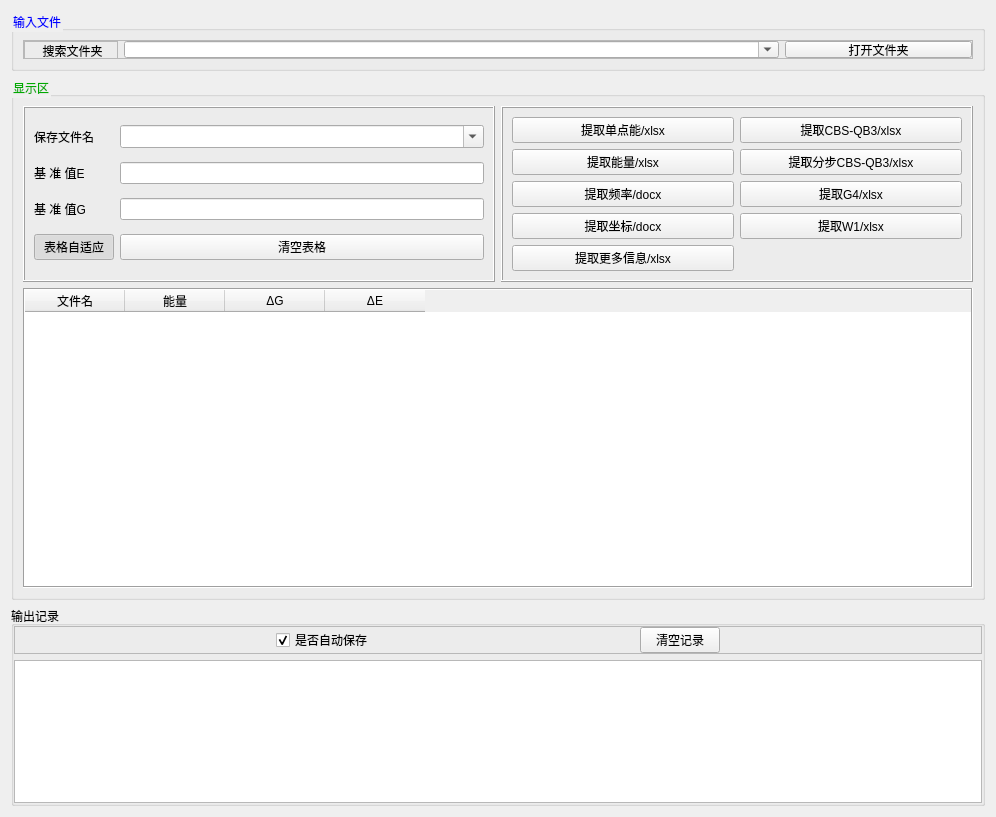
     <widget class="QWidget" name="save">
      <attribute name="icon">
       <iconset resource="Resource/ico.qrc">
        <normaloff>:/ico/pictures/icos/DM_20230815124713_024.png</normaloff>:/ico/pictures/icos/DM_20230815124713_024.png</iconset>
      </attribute>
      <attribute name="title">
       <string>保存</string>
      </attribute>
      <layout class="QVBoxLayout" name="verticalLayout_5">
       <item>
        <widget class="QGroupBox" name="groupBox_1">
         <property name="minimumSize">
          <size>
           <width>0</width>
           <height>60</height>
          </size>
         </property>
         <property name="maximumSize">
          <size>
           <width>16777215</width>
           <height>60</height>
          </size>
         </property>
         <property name="styleSheet">
          <string notr="true">QGroupBox{
	color: rgb(0, 0, 255);
}</string>
         </property>
         <property name="title">
          <string>输入文件</string>
         </property>
         <layout class="QVBoxLayout" name="verticalLayout_3">
          <item>
           <widget class="QFrame" name="frame_18">
            <property name="frameShape">
             <enum>QFrame::StyledPanel</enum>
            </property>
            <property name="frameShadow">
             <enum>QFrame::Raised</enum>
            </property>
            <layout class="QHBoxLayout" name="horizontalLayout_3" stretch="1,7,2">
             <property name="leftMargin">
              <number>0</number>
             </property>
             <property name="topMargin">
              <number>0</number>
             </property>
             <property name="rightMargin">
              <number>0</number>
             </property>
             <property name="bottomMargin">
              <number>0</number>
             </property>
             <item>
              <widget class="QLabel" name="label_2">
               <property name="minimumSize">
                <size>
                 <width>80</width>
                 <height>20</height>
                </size>
               </property>
               <property name="frameShape">
                <enum>QFrame::StyledPanel</enum>
               </property>
               <property name="frameShadow">
                <enum>QFrame::Sunken</enum>
               </property>
               <property name="text">
                <string>&lt;html&gt;&lt;head/&gt;&lt;body&gt;&lt;p align=&quot;center&quot;&gt;搜索文件夹&lt;/p&gt;&lt;/body&gt;&lt;/html&gt;</string>
               </property>
              </widget>
             </item>
             <item>
              <widget class="QComboBox" name="save_comBox_folder">
               <property name="font">
                <font>
                 <family>Arial</family>
                 <pointsize>10</pointsize>
                </font>
               </property>
               <property name="editable">
                <bool>true</bool>
               </property>
               <property name="maxVisibleItems">
                <number>5</number>
               </property>
               <property name="maxCount">
                <number>10</number>
               </property>
               <property name="duplicatesEnabled">
                <bool>true</bool>
               </property>
               <property name="frame">
                <bool>true</bool>
               </property>
               <property name="modelColumn">
                <number>0</number>
               </property>
              </widget>
             </item>
             <item>
              <widget class="QPushButton" name="save_btn_folder_open">
               <property name="minimumSize">
                <size>
                 <width>80</width>
                 <height>0</height>
                </size>
               </property>
               <property name="font">
                <font>
                 <pointsize>9</pointsize>
                </font>
               </property>
               <property name="text">
                <string>打开文件夹</string>
               </property>
               <property name="icon">
                <iconset resource="Resource/ico.qrc">
                 <normaloff>:/ico/pictures/icos/DM_20230815124713_069.png</normaloff>:/ico/pictures/icos/DM_20230815124713_069.png</iconset>
               </property>
              </widget>
             </item>
            </layout>
           </widget>
          </item>
         </layout>
        </widget>
       </item>
       <item>
        <widget class="QGroupBox" name="groupBox_2">
         <property name="styleSheet">
          <string notr="true">QGroupBox{
	color: rgb(0, 170, 0);
}</string>
         </property>
         <property name="title">
          <string>显示区</string>
         </property>
         <layout class="QVBoxLayout" name="verticalLayout_4" stretch="1,0">
          <item>
           <layout class="QHBoxLayout" name="horizontalLayout_4">
            <item>
             <widget class="QFrame" name="frame_16">
              <property name="frameShape">
               <enum>QFrame::Box</enum>
              </property>
              <property name="frameShadow">
               <enum>QFrame::Raised</enum>
              </property>
              <layout class="QGridLayout" name="gridLayout_11">
               <item row="1" column="0" alignment="Qt::AlignLeft">
                <widget class="QLabel" name="label_4">
                 <property name="enabled">
                  <bool>true</bool>
                 </property>
                 <property name="minimumSize">
                  <size>
                   <width>80</width>
                   <height>0</height>
                  </size>
                 </property>
                 <property name="contextMenuPolicy">
                  <enum>Qt::NoContextMenu</enum>
                 </property>
                 <property name="frameShape">
                  <enum>QFrame::NoFrame</enum>
                 </property>
                 <property name="frameShadow">
                  <enum>QFrame::Sunken</enum>
                 </property>
                 <property name="text">
                  <string>基 准 值E</string>
                 </property>
                </widget>
               </item>
               <item row="1" column="1">
                <widget class="QLineEdit" name="save_lineEdit_standard_E"/>
               </item>
               <item row="0" column="1">
                <widget class="QComboBox" name="save_comBox_save_filename">
                 <property name="font">
                  <font>
                   <family>Arial</family>
                   <pointsize>10</pointsize>
                  </font>
                 </property>
                 <property name="editable">
                  <bool>true</bool>
                 </property>
                 <property name="maxVisibleItems">
                  <number>5</number>
                 </property>
                 <property name="maxCount">
                  <number>10</number>
                 </property>
                 <property name="duplicatesEnabled">
                  <bool>true</bool>
                 </property>
                </widget>
               </item>
               <item row="0" column="0" alignment="Qt::AlignLeft">
                <widget class="QLabel" name="label_3">
                 <property name="minimumSize">
                  <size>
                   <width>80</width>
                   <height>0</height>
                  </size>
                 </property>
                 <property name="frameShape">
                  <enum>QFrame::NoFrame</enum>
                 </property>
                 <property name="frameShadow">
                  <enum>QFrame::Sunken</enum>
                 </property>
                 <property name="lineWidth">
                  <number>5</number>
                 </property>
                 <property name="text">
                  <string>保存文件名</string>
                 </property>
                </widget>
               </item>
               <item row="2" column="1">
                <widget class="QLineEdit" name="save_lineEdit_standard_G"/>
               </item>
               <item row="3" column="0">
                <widget class="QPushButton" name="save_btn_auto_adapt">
                 <property name="text">
                  <string>表格自适应</string>
                 </property>
                 <property name="icon">
                  <iconset resource="Resource/ico.qrc">
                   <normaloff>:/ico/pictures/icos/DM_20230815124713_026.png</normaloff>:/ico/pictures/icos/DM_20230815124713_026.png</iconset>
                 </property>
                 <property name="checkable">
                  <bool>true</bool>
                 </property>
                 <property name="checked">
                  <bool>true</bool>
                 </property>
                </widget>
               </item>
               <item row="3" column="1">
                <widget class="QPushButton" name="save_btn_table_clear">
                 <property name="text">
                  <string>清空表格</string>
                 </property>
                 <property name="icon">
                  <iconset resource="Resource/ico.qrc">
                   <normaloff>:/ico/pictures/icos/DM_20230815124713_061.png</normaloff>:/ico/pictures/icos/DM_20230815124713_061.png</iconset>
                 </property>
                </widget>
               </item>
               <item row="2" column="0">
                <widget class="QLabel" name="label_7">
                 <property name="text">
                  <string>基 准 值G</string>
                 </property>
                </widget>
               </item>
              </layout>
             </widget>
            </item>
            <item>
             <widget class="QFrame" name="frame_17">
              <property name="frameShape">
               <enum>QFrame::Box</enum>
              </property>
              <property name="frameShadow">
               <enum>QFrame::Raised</enum>
              </property>
              <layout class="QGridLayout" name="gridLayout_12" columnstretch="1,1">
               <item row="0" column="0">
                <widget class="QPushButton" name="save_btn_sp_energy">
                 <property name="text">
                  <string>提取单点能/xlsx</string>
                 </property>
                 <property name="icon">
                  <iconset resource="Resource/ico.qrc">
                   <normaloff>:/ico/pictures/icos/DM_20230815124713_039.png</normaloff>:/ico/pictures/icos/DM_20230815124713_039.png</iconset>
                 </property>
                </widget>
               </item>
               <item row="0" column="1">
                <widget class="QPushButton" name="save_btn_cbs_energy">
                 <property name="text">
                  <string>提取CBS-QB3/xlsx</string>
                 </property>
                 <property name="icon">
                  <iconset resource="Resource/ico.qrc">
                   <normaloff>:/ico/pictures/icos/DM_20230815124713_021.png</normaloff>:/ico/pictures/icos/DM_20230815124713_021.png</iconset>
                 </property>
                </widget>
               </item>
               <item row="1" column="0">
                <widget class="QPushButton" name="save_btn_freq_energy">
                 <property name="text">
                  <string>提取能量/xlsx</string>
                 </property>
                 <property name="icon">
                  <iconset resource="Resource/ico.qrc">
                   <normaloff>:/ico/pictures/icos/DM_20230815124713_039.png</normaloff>:/ico/pictures/icos/DM_20230815124713_039.png</iconset>
                 </property>
                </widget>
               </item>
               <item row="1" column="1">
                <widget class="QPushButton" name="save_btn_mulcbs_energy">
                 <property name="text">
                  <string>提取分步CBS-QB3/xlsx</string>
                 </property>
                 <property name="icon">
                  <iconset resource="Resource/ico.qrc">
                   <normaloff>:/ico/pictures/icos/DM_20230815124713_021.png</normaloff>:/ico/pictures/icos/DM_20230815124713_021.png</iconset>
                 </property>
                </widget>
               </item>
               <item row="2" column="0">
                <widget class="QPushButton" name="save_btn_freq">
                 <property name="text">
                  <string>提取频率/docx</string>
                 </property>
                 <property name="icon">
                  <iconset resource="Resource/ico.qrc">
                   <normaloff>:/ico/pictures/icos/DM_20230815124713_068.png</normaloff>:/ico/pictures/icos/DM_20230815124713_068.png</iconset>
                 </property>
                </widget>
               </item>
               <item row="2" column="1">
                <widget class="QPushButton" name="save_btn_G4_energy">
                 <property name="text">
                  <string>提取G4/xlsx</string>
                 </property>
                 <property name="icon">
                  <iconset resource="Resource/ico.qrc">
                   <normaloff>:/ico/pictures/icos/DM_20230815124713_021.png</normaloff>:/ico/pictures/icos/DM_20230815124713_021.png</iconset>
                 </property>
                </widget>
               </item>
               <item row="3" column="0">
                <widget class="QPushButton" name="save_btn_coord">
                 <property name="text">
                  <string>提取坐标/docx</string>
                 </property>
                 <property name="icon">
                  <iconset resource="Resource/ico.qrc">
                   <normaloff>:/ico/pictures/icos/DM_20230815124713_045.png</normaloff>:/ico/pictures/icos/DM_20230815124713_045.png</iconset>
                 </property>
                </widget>
               </item>
               <item row="3" column="1">
                <widget class="QPushButton" name="save_btn_W1_energy">
                 <property name="text">
                  <string>提取W1/xlsx</string>
                 </property>
                 <property name="icon">
                  <iconset resource="Resource/ico.qrc">
                   <normaloff>:/ico/pictures/icos/DM_20230815124713_021.png</normaloff>:/ico/pictures/icos/DM_20230815124713_021.png</iconset>
                 </property>
                </widget>
               </item>
               <item row="4" column="0">
                <widget class="QPushButton" name="save_btn_detail">
                 <property name="text">
                  <string>提取更多信息/xlsx</string>
                 </property>
                 <property name="icon">
                  <iconset resource="Resource/ico.qrc">
                   <normaloff>:/ico/pictures/icos/DM_20230815124713_026.png</normaloff>:/ico/pictures/icos/DM_20230815124713_026.png</iconset>
                 </property>
                </widget>
               </item>
              </layout>
             </widget>
            </item>
           </layout>
          </item>
          <item>
           <widget class="QTableWidget" name="save_tableWidget_energy">
            <property name="minimumSize">
             <size>
              <width>0</width>
              <height>300</height>
             </size>
            </property>
            <property name="frameShape">
             <enum>QFrame::Box</enum>
            </property>
            <column>
             <property name="text">
              <string>文件名</string>
             </property>
            </column>
            <column>
             <property name="text">
              <string>能量</string>
             </property>
            </column>
            <column>
             <property name="text">
              <string>ΔG</string>
             </property>
            </column>
            <column>
             <property name="text">
              <string>ΔE</string>
             </property>
            </column>
           </widget>
          </item>
         </layout>
        </widget>
       </item>
       <item>
        <widget class="QGroupBox" name="groupBox_8">
         <property name="maximumSize">
          <size>
           <width>16777215</width>
           <height>200</height>
          </size>
         </property>
         <property name="title">
          <string>输出记录</string>
         </property>
         <layout class="QVBoxLayout" name="verticalLayout_6">
          <property name="leftMargin">
           <number>0</number>
          </property>
          <property name="topMargin">
           <number>0</number>
          </property>
          <property name="rightMargin">
           <number>0</number>
          </property>
          <property name="bottomMargin">
           <number>0</number>
          </property>
          <item>
           <widget class="QFrame" name="frame_19">
            <property name="frameShape">
             <enum>QFrame::StyledPanel</enum>
            </property>
            <property name="frameShadow">
             <enum>QFrame::Raised</enum>
            </property>
            <layout class="QHBoxLayout" name="horizontalLayout_5">
             <property name="leftMargin">
              <number>0</number>
             </property>
             <property name="topMargin">
              <number>0</number>
             </property>
             <property name="rightMargin">
              <number>0</number>
             </property>
             <property name="bottomMargin">
              <number>0</number>
             </property>
             <item>
              <spacer name="horizontalSpacer_15">
               <property name="orientation">
                <enum>Qt::Horizontal</enum>
               </property>
               <property name="sizeHint" stdset="0">
                <size>
                 <width>261</width>
                 <height>21</height>
                </size>
               </property>
              </spacer>
             </item>
             <item>
              <widget class="QCheckBox" name="save_cheBox_log_autosave">
               <property name="text">
                <string>是否自动保存</string>
               </property>
               <property name="checked">
                <bool>true</bool>
               </property>
              </widget>
             </item>
             <item>
              <spacer name="horizontalSpacer_16">
               <property name="orientation">
                <enum>Qt::Horizontal</enum>
               </property>
               <property name="sizeHint" stdset="0">
                <size>
                 <width>261</width>
                 <height>21</height>
                </size>
               </property>
              </spacer>
             </item>
             <item>
              <widget class="QPushButton" name="save_btn_log_clear">
               <property name="text">
                <string>清空记录</string>
               </property>
               <property name="icon">
                <iconset resource="Resource/ico.qrc">
                 <normaloff>:/ico/pictures/icos/DM_20230815124713_061.png</normaloff>:/ico/pictures/icos/DM_20230815124713_061.png</iconset>
               </property>
              </widget>
             </item>
             <item>
              <spacer name="horizontalSpacer_17">
               <property name="orientation">
                <enum>Qt::Horizontal</enum>
               </property>
               <property name="sizeHint" stdset="0">
                <size>
                 <width>261</width>
                 <height>20</height>
                </size>
               </property>
              </spacer>
             </item>
            </layout>
           </widget>
          </item>
          <item>
           <widget class="QPlainTextEdit" name="save_plainTextEdit_log"/>
          </item>
         </layout>
        </widget>
       </item>
      </layout>
     </widget>
